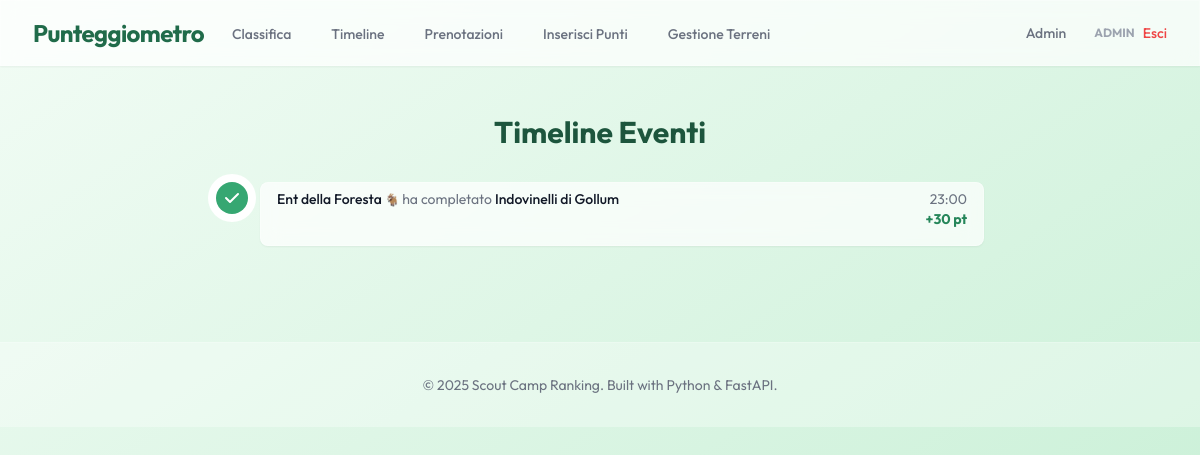
The app's page /timeline (signed in), older data.
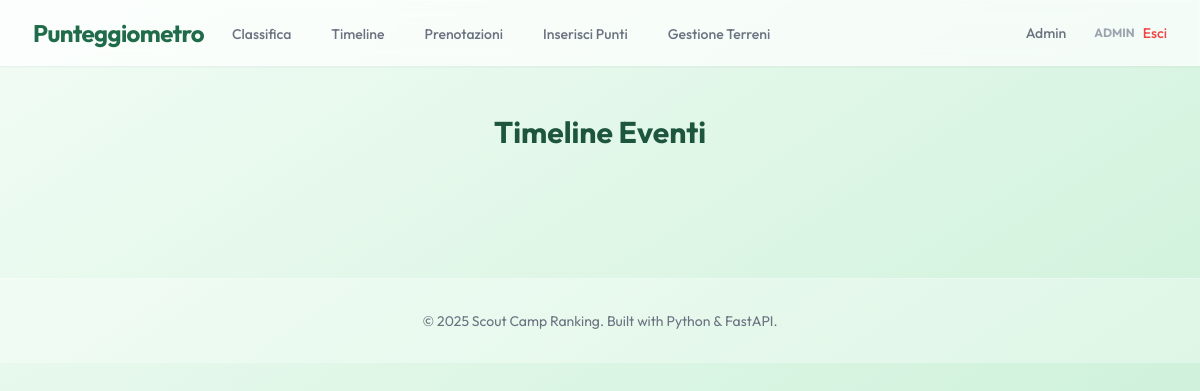
The same page, newer data.
### app/models.py (models this page shows)
class User(Base):
    __tablename__ = "users"
    id = Column(Integer, primary_key=True, index=True)
    username = Column(String, unique=True, index=True)
    password_hash = Column(String)
    role = Column(String) # 'unit', 'tech', 'admin'
    unita_id = Column(Integer, ForeignKey("unita.id"), nullable=True)
    unita = relationship("Unita")

class Completion(Base):
    __tablename__ = "completions"
    id = Column(Integer, primary_key=True, index=True)
    pattuglia_id = Column(Integer, ForeignKey("pattuglie.id"))
    challenge_id = Column(Integer, ForeignKey("challenges.id"))
    timestamp = Column(DateTime, default=datetime.utcnow)
    pattuglia = relationship("Pattuglia", back_populates="completions")
    challenge = relationship("Challenge", back_populates="completions")

class Pattuglia(Base):
    __tablename__ = "pattuglie"
    id = Column(Integer, primary_key=True, index=True)
    name = Column(String, unique=True, index=True)
    capo_pattuglia = Column(String)
    unita_id = Column(Integer, ForeignKey("unita.id"))
    current_score = Column(Integer, default=0)
    unita = relationship("Unita", back_populates="pattuglie")
    completions = relationship("Completion", back_populates="pattuglia")

class Challenge(Base):
    __tablename__ = "challenges"
    id = Column(Integer, primary_key=True, index=True)
    name = Column(String, unique=True, index=True)
    description = Column(String)
    points = Column(Integer)
    is_fungo = Column(Boolean, default=False)
    reward_tokens = Column(Integer, default=0)
    completions = relationship("Completion", back_populates="challenge")

### app/routers/public.py (the view)
@router.get("/timeline", response_class=HTMLResponse)
async def timeline_page(request: Request, db: Session = Depends(get_db), user: User = Depends(get_authenticated_user)):
    completions = db.query(Completion).options(
        joinedload(Completion.pattuglia),
        joinedload(Completion.challenge)
    ).order_by(Completion.timestamp.desc()).limit(100).all()
    return templates.TemplateResponse("timeline.html", {
        "request": request,
        "completions": completions,
        "user": user
    })

### app/templates/timeline.html (shortened to what this page needs)
{% extends "base.html" %}
{% block content %}
<div class="max-w-3xl mx-auto px-4 py-6 sm:px-0">
    <h1 class="text-3xl font-bold text-scout-800 mb-8 text-center">Timeline Eventi</h1>
    <div class="flow-root">
        <ul role="list" class="-mb-8">
            {% for c in completions %}
            <li>
                <div class="relative pb-8">
                    <div class="relative flex space-x-3">
                        <div>
                            <span
                                class="h-8 w-8 rounded-full bg-scout-500 flex items-center justify-center ring-8 ring-white">
                                <svg class="h-5 w-5 text-white" xmlns="http://www.w3.org/2000/svg" viewBox="0 0 20 20"
                                    fill="currentColor" aria-hidden="true">
                                    <path fill-rule="evenodd"
                                        d="M16.707 5.293a1 1 0 010 1.414l-8 8a1 1 0 01-1.414 0l-4-4a1 1 0 011.414-1.414L8 12.586l7.293-7.293a1 1 0 011.414 0z"
                                        clip-rule="evenodd" />
                                </svg>
                            </span>
                        </div>
                        <div
                            class="min-w-0 flex-1 pt-1.5 flex justify-between space-x-4 glass p-4 rounded-lg shadow-sm ml-2">
                            <div>
                                <p class="text-sm text-gray-500">
                                    <span class="font-medium text-gray-900">{{ c.pattuglia.name }}</span>
                                    <span class="text-xs text-gray-400">
                                        {% if c.pattuglia.unita.sottocampo == 'Alpino' %}🐐{% elif
                                        c.pattuglia.unita.sottocampo == 'Prealpino' %}🦔{% elif
                                        c.pattuglia.unita.sottocampo == 'Montano' %}🐻{% elif
                                        c.pattuglia.unita.sottocampo == 'Collinare' %}🐦{% endif %}
                                    </span>
                                    ha completato <span class="font-medium text-gray-900">{{ c.challenge.name }}</span>
                                </p>
                            </div>
                            <div class="text-right text-sm whitespace-nowrap text-gray-500">
                                <time datetime="{{ c.timestamp }}">{{ c.timestamp.strftime('%H:%M') }}</time>
                                <div class="font-bold text-scout-600">+{{ c.challenge.points }} pt</div>
                            </div>
                        </div>
                    </div>
                </div>
            </li>
            {% endfor %}
        </ul>
    </div>
</div>
{% endblock %}

### app/templates/base.html (shortened to what this page needs)
<!DOCTYPE html>
<html lang="it">
<head>
    <script src="https://cdn.tailwindcss.com"></script>
</head>
<body class="bg-gradient-to-br from-scout-50 to-scout-200 min-h-screen text-slate-800">
    <nav class="glass sticky top-0 z-50 shadow-sm">
        <div class="max-w-7xl mx-auto px-4 sm:px-6 lg:px-8">
            <div class="flex justify-between h-16">
                <div class="flex">
                    <div class="flex-shrink-0 flex items-center">
                        <span class="font-bold text-2xl text-scout-700 tracking-tight">Punteggiometro</span>
                    </div>
                    <div class="hidden sm:ml-6 sm:flex sm:space-x-8">
                        <a href="/"
                            class="border-transparent text-gray-500 hover:border-scout-500 hover:text-gray-700 inline-flex items-center px-1 pt-1 border-b-2 text-sm font-medium">
                            Classifica
                        </a>
                        <a href="/timeline"
                            class="border-transparent text-gray-500 hover:border-scout-500 hover:text-gray-700 inline-flex items-center px-1 pt-1 border-b-2 text-sm font-medium">
                            Timeline
                        </a>
                        <a href="/prenotazioni"
                            class="border-transparent text-gray-500 hover:border-scout-500 hover:text-gray-700 inline-flex items-center px-1 pt-1 border-b-2 text-sm font-medium">
                            Prenotazioni
                        </a>
                        {% if user and user.role in ['tech', 'admin'] %}
                        <a href="/input"
                            class="border-transparent text-gray-500 hover:border-scout-500 hover:text-gray-700 inline-flex items-center px-1 pt-1 border-b-2 text-sm font-medium">
                            Inserisci Punti
                        </a>
                        <a href="/gestione-terreni"
                            class="border-transparent text-gray-500 hover:border-scout-500 hover:text-gray-700 inline-flex items-center px-1 pt-1 border-b-2 text-sm font-medium">
                            Gestione Terreni
                        </a>
                        {% endif %}
                    </div>
                </div>
                <div class="flex items-center space-x-4">
                    {% if user and user.role == 'admin' %}
                    <a href="/admin"
                        class="text-gray-500 hover:text-scout-700 px-3 py-2 rounded-md text-sm font-medium transition-colors duration-200">
                        Admin
                    </a>
                    {% endif %}
                    {% if user %}
                    <div class="flex items-center space-x-2">
                        <span class="text-xs text-gray-400 font-bold uppercase">{{ user.username }}</span>
                        <a href="/logout" class="text-red-500 hover:text-red-700 text-sm font-medium">
                            Esci
                        </a>
                    </div>
                    {% endif %}
                </div>
            </div>
        </div>
    </nav>
    <main class="max-w-7xl mx-auto py-6 sm:px-6 lg:px-8">
        {% block content %}{% endblock %}
    </main>
    <footer class="bg-white/30 border-t border-white/20 mt-12 py-8">
        <div class="max-w-7xl mx-auto px-4 text-center text-gray-500 text-sm">
            &copy; 2025 Scout Camp Ranking. Built with Python & FastAPI.
        </div>
    </footer>
</body>
</html>

### app/templates/base.html (style rules this page uses)
body { font-family: 'Outfit', sans-serif; }
.glass { background: rgba(255, 255, 255, 0.7); backdrop-filter: blur(10px); -webkit-backdrop-filter: blur(10px); border: 1px solid rgba(255, 255, 255, 0.3); }

Row changes from the older to the newer data that the page shows:
removed Completion: pattuglia.name "Ent della Foresta", challenge.name "Indovinelli di Gollum", timestamp "23:00", challenge.points "30"
